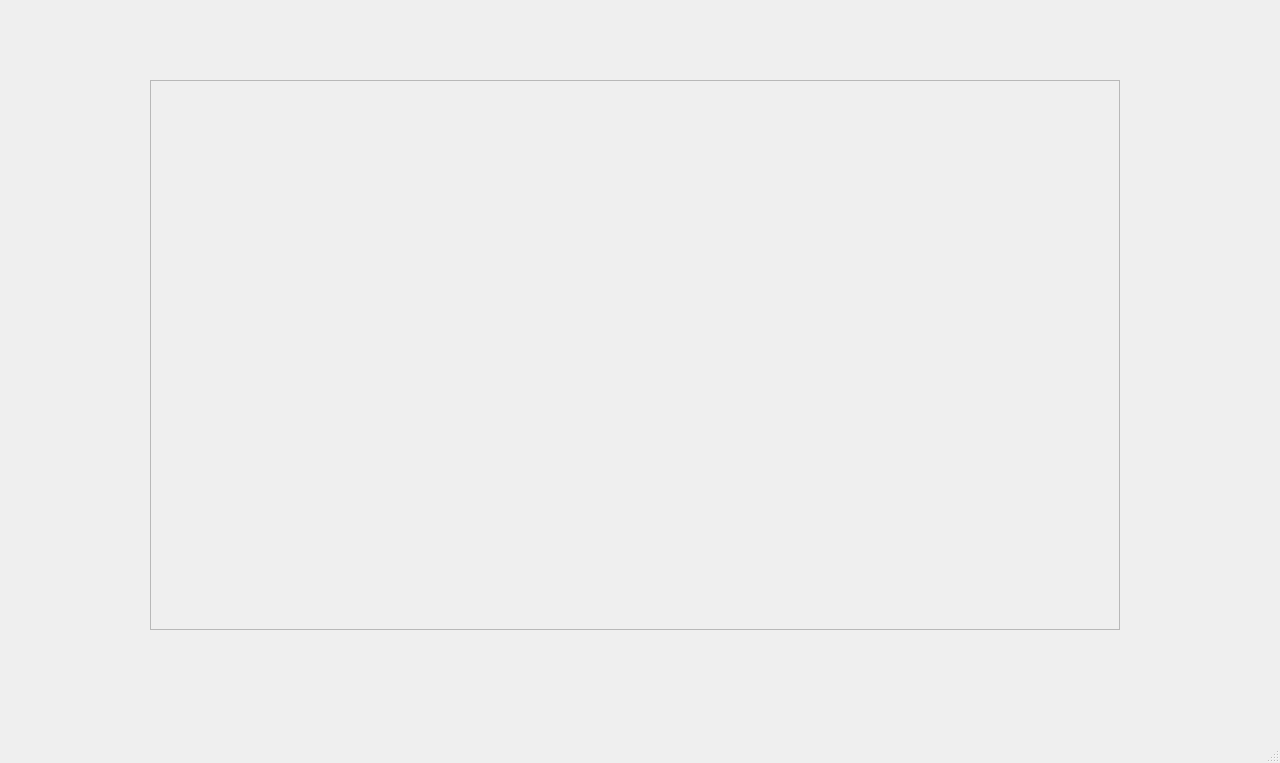
<?xml version="1.0" encoding="UTF-8"?>
<ui version="4.0">
 <class>MainWindow</class>
 <widget class="QMainWindow" name="MainWindow">
  <property name="enabled">
   <bool>false</bool>
  </property>
  <property name="geometry">
   <rect>
    <x>0</x>
    <y>0</y>
    <width>1280</width>
    <height>763</height>
   </rect>
  </property>
  <property name="windowTitle">
   <string/>
  </property>
  <widget class="QWidget" name="centralwidget">
   <property name="minimumSize">
    <size>
     <width>1280</width>
     <height>720</height>
    </size>
   </property>
   <property name="cursor">
    <cursorShape>ArrowCursor</cursorShape>
   </property>
   <widget class="MyFrame" name="frame">
    <property name="enabled">
     <bool>false</bool>
    </property>
    <property name="geometry">
     <rect>
      <x>150</x>
      <y>80</y>
      <width>970</width>
      <height>550</height>
     </rect>
    </property>
    <property name="frameShape">
     <enum>QFrame::StyledPanel</enum>
    </property>
    <property name="frameShadow">
     <enum>QFrame::Plain</enum>
    </property>
   </widget>
  </widget>
  <widget class="QMenuBar" name="menubar">
   <property name="geometry">
    <rect>
     <x>0</x>
     <y>0</y>
     <width>1280</width>
     <height>21</height>
    </rect>
   </property>
  </widget>
  <widget class="QStatusBar" name="statusbar"/>
 </widget>
 <customwidgets>
  <customwidget>
   <class>MyFrame</class>
   <extends>QFrame</extends>
   <header location="global">myframe.h</header>
   <container>1</container>
  </customwidget>
 </customwidgets>
 <resources/>
 <connections/>
</ui>
